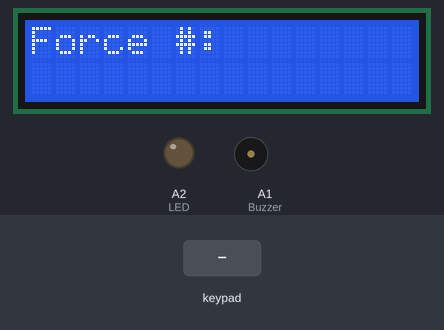
Simulated run of this sketch. Board: Arduino Uno, built with avr-gcc and run on an emulated ATmega328P. Parts: 16×2 character LCD, output pins drawn as LEDs (lit = HIGH), buzzer (waves = sounding, pin HIGH). The inputs (shaded band) are chosen by the test bench. What the sketch prints to the serial monitor is not drawn.

Above: at 3.2 s.
3.3 s: key 'C' pressed
At 3.8 s:
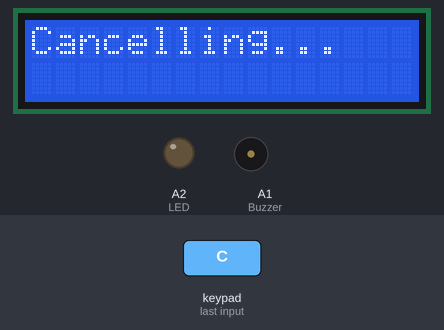
6.3 s: key '#' pressed
At 11.5 s:
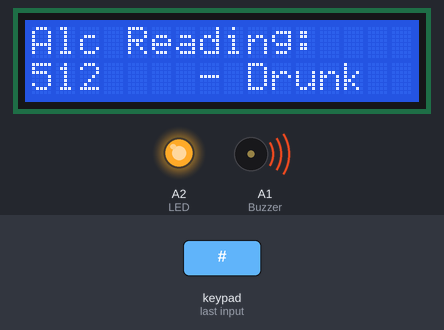
11.8 s: keypad keys 7 6 5 4 * pressed 0.4 s apart
At 16.5 s:
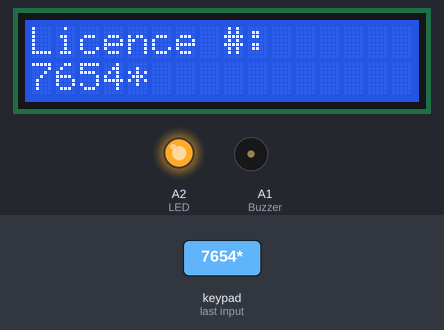
16.8 s: keypad keys 7 6 5 4 A pressed 0.4 s apart
At 19.8 s:
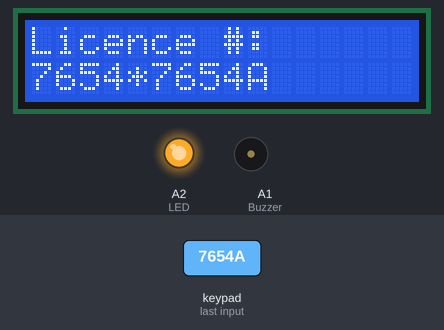
20.3 s: key 'A' pressed
At 21.3 s:
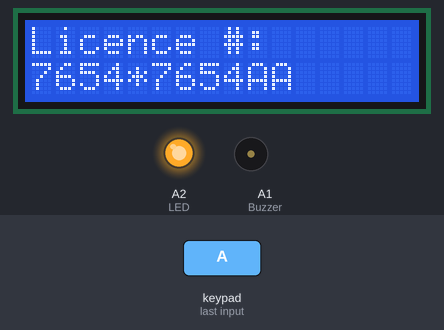
21.8 s: keypad keys 7 6 5 4 D pressed 0.4 s apart
At 24.8 s:
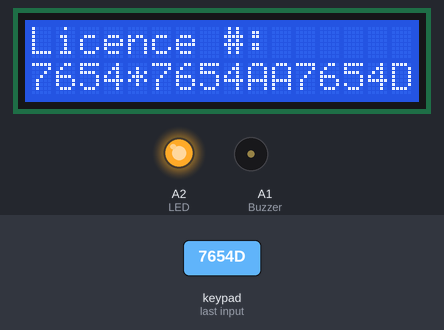
Timing chart, 0 to 26.3 s (numbered marks = the images above; inputs shaded):
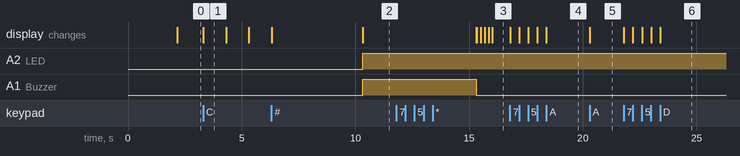

Measured:
- after the input at 3.3 s, the display: changes at once (image 1)
- after the input at 6.3 s, A2 (LED), A1 (Buzzer): LOW → HIGH after 4.0 s; the display: first changes at once (image 2 shows a later state)
- after the input at 16.8 s, the display: first changes at once (image 4 shows a later state)
- after the input at 20.3 s, the display: changes at once (image 5)
- after the input at 21.8 s, the display: first changes at once (image 6 shows a later state)
- what the display in image 1 shows lasts 1.0 s, from 3.3 s to 4.3 s

The sketch:

ArduinoCode.ino
```cpp
// include the library code:
#include <LiquidCrystal.h>
#include <Keypad.h>

// initialize the library by associating any needed LCD interface pin
// with the arduino pin number it is connected to
const int rs = 13, en = 12, d4 = 11, d5 = 10, d6 = A4, d7 = A5;
const byte ROWS = 4; //four rows
const byte COLS = 4; //four columns
char keys[ROWS][COLS] = {
  {'1','2','3','A'},
  {'4','5','6','B'},
  {'7','8','9','C'},
  {'*','0','#','D'}
};
byte rowPins[ROWS] = {7,6,5,4}; //connect to the row pinouts of the keypad
byte colPins[COLS] = {3,2,9,8}; //connect to the column pinouts of the keypad
Keypad mykeypad = Keypad( makeKeymap(keys), rowPins, colPins, ROWS, COLS );

LiquidCrystal lcd(rs, en, d4, d5, d6, d7);
const int MQ3=A0;
const int Buzzer=A1;
const int LED=A2;
int value;
String EnteredValue = "";
String Fnumber="";
String numberD="";
int empEntered = 0;
String stringa;
const unsigned long TimeOut = 10;

void setup() {
  Serial.begin(9600);
  pinMode(MQ3, INPUT);
  pinMode(Buzzer, OUTPUT);
  pinMode(LED, OUTPUT);
  digitalWrite(Buzzer,LOW);
  digitalWrite(LED,LOW);
  // set up the LCD's number of columns and rows:
  lcd.begin(16, 2);
  lcd.print("AD System");
    delay (2000);

}

void loop() {

 employeeNum();

}

void employeeNum(){

  if (empEntered == 0){
     delay(100);
    lcd.clear();
    lcd.setCursor(0,0);
    lcd.print("Force #:      ");
    Fnumber=getInput();
    lcd.setCursor(0,1);
    lcd.print(Fnumber);
    delay(1000);
    empEntered = 1;
  }
  else {
    lcd.clear();
    lcd.setCursor(0,0);
    lcd.print("Licence #:      ");
    lcd.setCursor(0,1);
    EnteredValue ="";
    getInput();
    AlcoholDetection();
    getRequestID();

  }

}

String getInput(){
  //lcd.clear();
  lcd.setCursor(0,1);
  while(1){

      int num = EnteredValue.length();
      char key = mykeypad.getKey();
      if(key){

        if(key=='#'){
          //EnteredValue="";
          lcd.clear();

          break;

        }
        if(key=='C')
        {
          lcd.clear();
          lcd.print("Cancelling...");
          delay(1000);
          EnteredValue = "";
          break;
        }
              else
        {

          EnteredValue+=key;
          //Serial.print(key);
          lcd.print(key);
        }
      }

  }
   lcd.clear();
  lcd.setCursor(0,0);
  return EnteredValue;
}

void AlcoholDetection()
{
  String data = "";
  lcd.clear();
  lcd.setCursor(0, 0);
  lcd.print("Alc Reading:");

  delay (4000);
  value = analogRead(MQ3);
  lcd.setCursor(0, 1);
  lcd.print(value);
  data = Fnumber+ ":" + EnteredValue +";"+ value;
  Serial.println(data);
  if(value>440)
  {
    digitalWrite(Buzzer,HIGH);
    digitalWrite(LED,HIGH);
    lcd.setCursor(6, 1);
    lcd.print(" - Drunk  ");
        delay (5000);
    digitalWrite(Buzzer,LOW);
  }else{
    digitalWrite(Buzzer,LOW);
    digitalWrite(LED,LOW);
    lcd.setCursor(6, 1);
    lcd.print(" - Sober  ");
    delay (5000);
  }


}
  void getRequestID(){
    lcd.clear();
    lcd.print("Waiting...");
    if (Serial.available()) {
    delay(2000);  //wait some time for the data to fully be read
    lcd.clear();
    stringa = "";
    unsigned long T = 0; // timer
    T = millis();

   while (millis() - T < TimeOut) {while (Serial.available() > 0) {
      stringa += char(Serial.read());
      T = millis();

    }
    lcd.print(stringa);
    delay(2000);
   }

  }
  }
```
